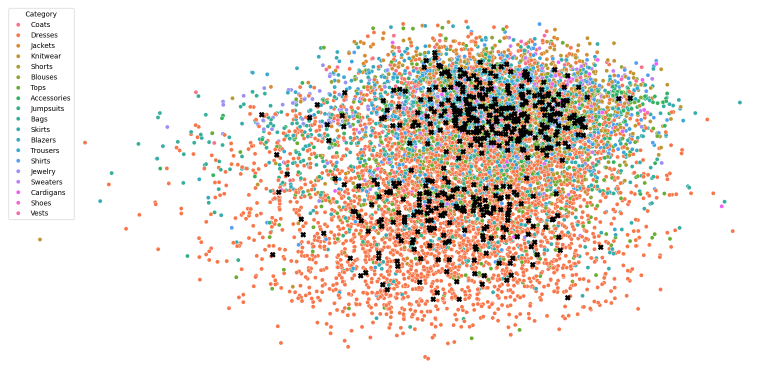
#> input picture reports/figures/embedded_data_with_convergence_points_svd.png, 1559 x 761 px, given as the content of the folder ../resources/data/dataset/images, which was not available (shown at 1/2 size)
$ jupyter execute --allow-errors collage_creator.ipynb
#> lines starting #> are read from the running program, lines starting #| are printed output that depends on the picture; pictures that were not available may be replaced by others from this repository, and a replacement may not be noted
[cell 1]
import os
import random
from PIL import Image

def create_image_collage(folder_path, output_path, num_images=1000, collage_width=1000, collage_height=1000):
#> called with folder_path = '..\\resources\\data\\dataset\\images', output_path = '..\\reports\\figures/collage.jpg', num_images = 1000, collage_width = 1000, collage_height = 1000
    image_files = [os.path.join(folder_path, f) for f in os.listdir(folder_path)]
    selected_images = random.sample(image_files, min(num_images, len(image_files)))

    images = [Image.open(img) for img in selected_images]
#> images = 1 item

    #grid_size = int(len(images)**0.5)
    grid_width = len(images) // 20
#> grid_width = 0
    grid_height = len(images) // grid_width
    thumb_width = collage_width // grid_width
    thumb_height = collage_height // grid_height
    print(f'Grid size: {grid_width}x{grid_height}, Thumbnail size: {thumb_width}x{thumb_height}')

    collage_image = Image.new('RGB', (collage_width, collage_height))
    for index, img in enumerate(images):
        img = img.resize((thumb_width, thumb_height), Image.Resampling.LANCZOS)
        x = (index % grid_width) * thumb_width
        y = (index // grid_width) * thumb_height
        collage_image.paste(img, (x, y))

    collage_image.save(output_path)
    collage_image.show()

folder_path = r'..\resources\data\dataset\images'
output_path = r'..\reports\figures/collage.jpg'
#> (the rest of this cell did not finish here and is left out)

[cell 2]
import os
import random
from PIL import Image

def create_image_collage(folder_path, output_path, num_images=1000, collage_width=2000, collage_height=1000):
#> called with folder_path = '..\\resources\\data\\dataset\\images', output_path = '..\\reports\\figures\\collage.jpg', num_images = 1000, collage_width = 2000, collage_height = 1000
    image_files = [os.path.join(folder_path, f) for f in os.listdir(folder_path)]
    selected_images = random.sample(image_files, min(num_images, len(image_files)))

    images = [Image.open(img) for img in selected_images]
#> images = 1 item

    aspect_ratio = collage_width / collage_height
    num_images_width = int((num_images * aspect_ratio) ** 0.5)
    num_images_height = int(num_images ** 0.5 / aspect_ratio)

    if num_images_width * num_images_height < num_images:
        num_images_width += 1

    thumb_width = collage_width // num_images_width
    thumb_height = collage_height // num_images_height
    print(f'Grid size: {num_images_width}x{num_images_height}, Thumbnail size: {thumb_width}x{thumb_height}')
    collage_width = num_images_width * thumb_width
    collage_height = num_images_height * thumb_height

    collage_image = Image.new('RGB', (collage_width, collage_height))
#> collage_image: PIL image 1980x990 RGB; every value is 0
    for index, img in enumerate(images):
        if index >= num_images_width * num_images_height:
            break
        img = img.resize((thumb_width, thumb_height), Image.Resampling.LANCZOS)
        x = (index % num_images_width) * thumb_width
        y = (index // num_images_width) * thumb_height
        collage_image.paste(img, (x, y))
#> this loop made 1 pass
#> (x, y) on pass 1: (0, 0)
#> pass 1, in create_image_collage, `img = img.resize((thumb_width, thumb_height), Image.Resampling.LANCZOS)`:
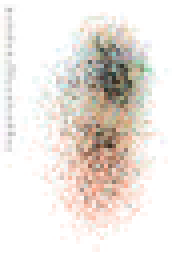
#> img: PIL image 44x66 RGBA (shown 4 times larger); mean R, G, B, A 235.3, 228.8, 223.5, 255
#> after the loop:
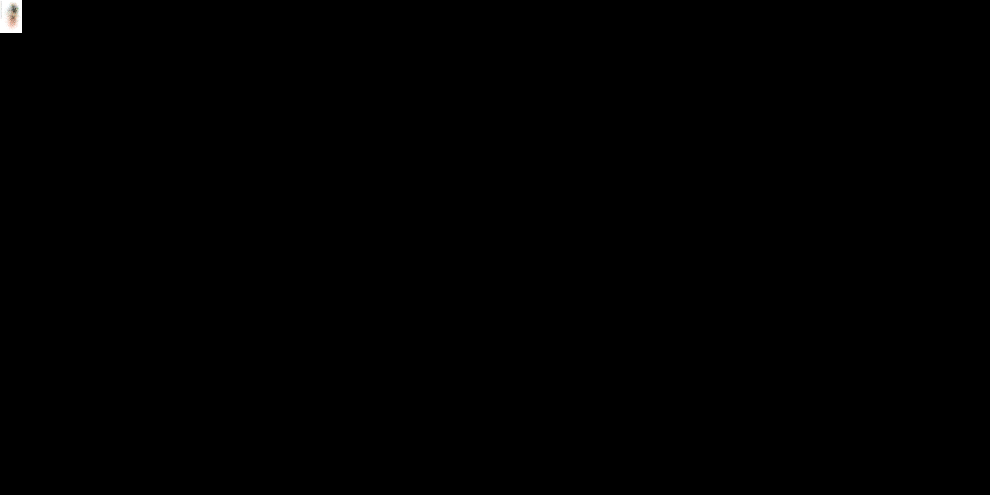
#> collage_image: PIL image 1980x990 RGB (shown at 1/2 size); mean R, G, B 0.3, 0.3, 0.3

    collage_image.save(output_path)
    collage_image.show()

folder_path = r'..\resources\data\dataset\images'
output_path = r'..\reports\figures\collage.jpg'
create_image_collage(folder_path, output_path)

$ run again, on reports/figures/hierarchy_clustering_convergence_tsne.png
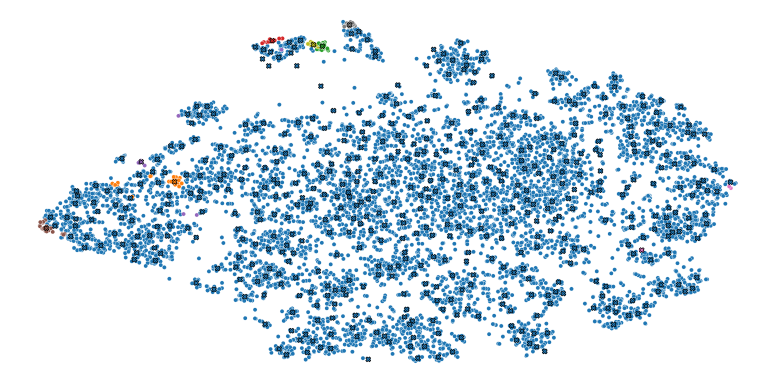
#> input picture reports/figures/hierarchy_clustering_convergence_tsne.png, 1551 x 766 px, given as the content of the folder ../resources/data/dataset/images, which was not available (shown at 1/2 size)
#> in create_image_collage, `images = [Image.open(img) for img in selected_images]`: images = 1 item
#> grid_width = 0
#> in create_image_collage, `images = [Image.open(img) for img in selected_images]`: images = 1 item
#> the loop in create_image_collage, `for index, img in enumerate(images):` made 1 pass
#> (x, y) on pass 1: (0, 0)
#> pass 1, in create_image_collage, `img = img.resize((thumb_width, thumb_height), Image.Resampling.LANCZOS)`:
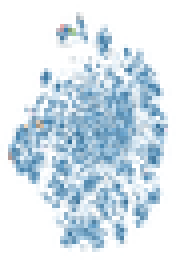
#> img: PIL image 44x66 RGBA (shown 4 times larger); mean R, G, B, A 212.7, 226.5, 236, 255

$ run again, on reports/figures/outfit_tsne.png
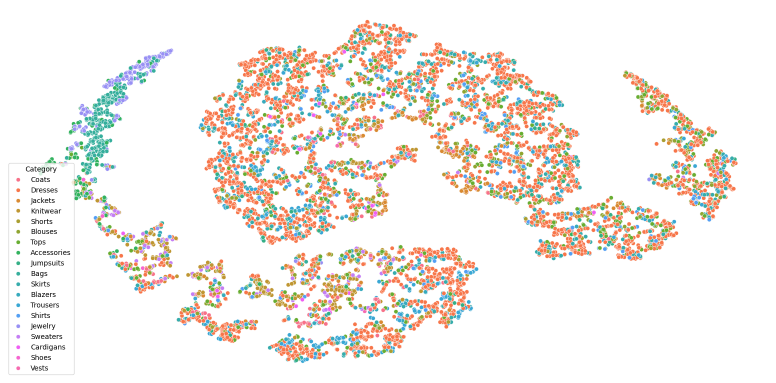
#> input picture reports/figures/outfit_tsne.png, 1551 x 766 px, given as the content of the folder ../resources/data/dataset/images, which was not available (shown at 1/2 size)
#> in create_image_collage, `images = [Image.open(img) for img in selected_images]`: images = 1 item
#> grid_width = 0
#> in create_image_collage, `images = [Image.open(img) for img in selected_images]`: images = 1 item
#> the loop in create_image_collage, `for index, img in enumerate(images):` made 1 pass
#> (x, y) on pass 1: (0, 0)
#> pass 1, in create_image_collage, `img = img.resize((thumb_width, thumb_height), Image.Resampling.LANCZOS)`:
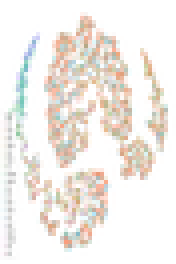
#> img: PIL image 44x66 RGBA (shown 4 times larger); mean R, G, B, A 242.3, 237.7, 232.8, 255
